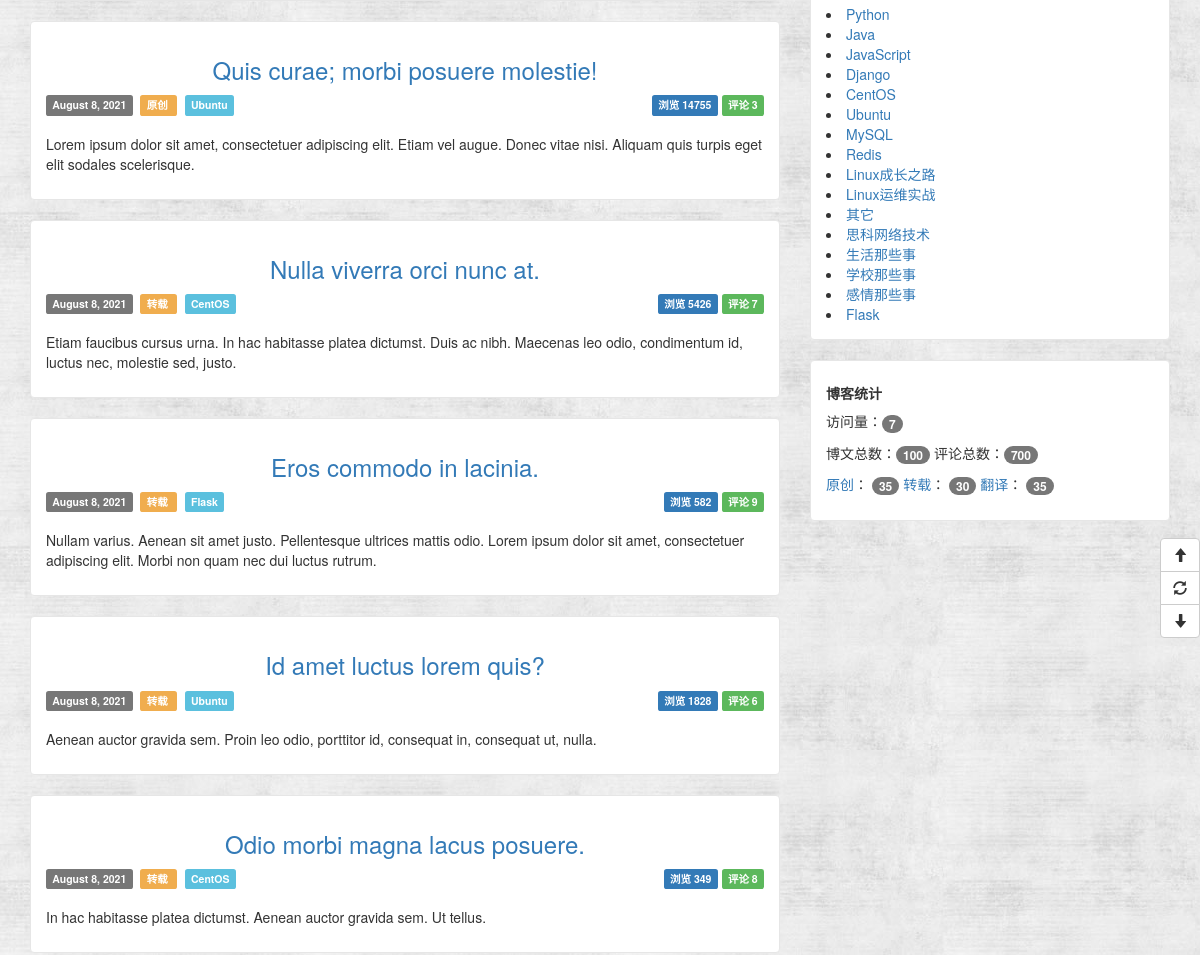
Before: / (middle part) with the older database file.
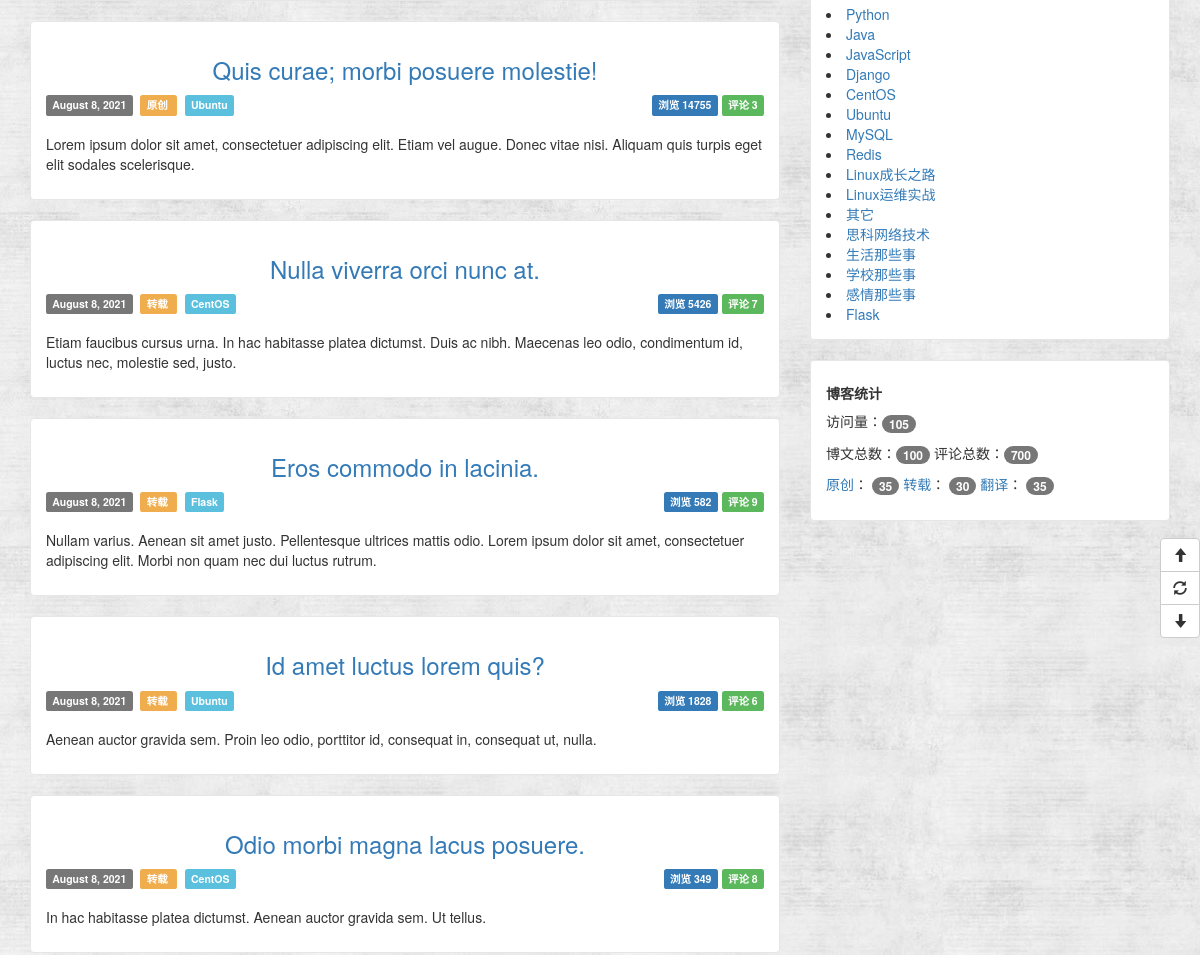
After: the same page with the newer database file.
### app/models.py (models this page shows, shortened)
class Article(db.Model):
    __tablename__ = 'articles'
    id = db.Column(db.Integer, primary_key=True)
    title = db.Column(db.String(64), unique=True)
    content = db.Column(db.Text)
    summary = db.Column(db.Text)
    create_time = db.Column(db.DateTime, index=True, default=datetime.utcnow)
    update_time = db.Column(db.DateTime, index=True, default=datetime.utcnow)
    num_of_view = db.Column(db.Integer, default=0)
    articleType_id = db.Column(db.Integer, db.ForeignKey('articleTypes.id'))
    source_id = db.Column(db.Integer, db.ForeignKey('sources.id'))
    comments = db.relationship('Comment', backref='article', lazy='dynamic')

class Source(db.Model):
    __tablename__ = 'sources'
    id = db.Column(db.Integer, primary_key=True)
    name = db.Column(db.String(64), unique=True)
    articles = db.relationship('Article', backref='source', lazy='dynamic')

class ArticleType(db.Model):
    __tablename__ = 'articleTypes'
    id = db.Column(db.Integer, primary_key=True)
    name = db.Column(db.String(64), unique=True)
    introduction = db.Column(db.Text, default=None)
    articles = db.relationship('Article', backref='articleType', lazy='dynamic')
    menu_id = db.Column(db.Integer, db.ForeignKey('menus.id'), default=None)
    setting_id = db.Column(db.Integer, db.ForeignKey('articleTypeSettings.id'))
    @property
    def is_hide(self):
        if self.setting:
            return self.setting.hide
        else:
            return False

class Plugin(db.Model):
    __tablename__ = 'plugins'
    id = db.Column(db.Integer, primary_key=True)
    title = db.Column(db.String(64), unique=True)
    note = db.Column(db.Text, default='')
    content = db.Column(db.Text, default='')
    order = db.Column(db.Integer, default=0)
    disabled = db.Column(db.Boolean, default=False)

class BlogView(db.Model):
    __tablename__ = 'blog_view'
    id = db.Column(db.Integer, primary_key=True)
    num_of_view = db.Column(db.BigInteger, default=0)
    @staticmethod
    def add_view(db):
        view = BlogView.query.first()
        view.num_of_view += 1
        db.session.add(view)
        db.session.commit()

### app/main/views.py (the view)
@main.route('/')
def index():
    BlogView.add_view(db)
    page = request.args.get('page', 1, type=int)
    pagination = Article.query.order_by(Article.create_time.desc()).paginate(
            page, per_page=current_app.config['ARTICLES_PER_PAGE'],
            error_out=False)
    articles = pagination.items
    return render_template('index.html', articles=articles,
                           pagination=pagination, endpoint='.index')

### app/templates/index.html (shortened to what this page needs)
{% extends 'base.html' %}
{% import "_macros.html" as macros %}
{% block content %}
    {% include "_article_entry.html" %}
{% endblock %}

### app/templates/base.html (shortened to what this page needs)
<!DOCTYPE html>
<html lang="en">
<head>
    {% block stylesheet %}
        <link href="{{ url_for('static', filename='css/bootstrap.css') }}" rel="stylesheet">
        <link href="{{ url_for('static', filename='css/common.css') }}" rel="stylesheet">
        <link href="{{ url_for('static', filename='css/calender.css') }}" rel="stylesheet">
    {% endblock %}
</head>
<body>
{% block Content %}
    <div class="content">
        <div class="container">
            <div class="row">
                <div class="col-md-8 article">
                    {% block content %}
                    {% endblock %}
                </div>
                <div class="col-md-4 blog_nav">
                    {% block blog_nav_plugin %}
                        {% for plugin in Plugin.query.order_by(Plugin.order.asc()).all() %}
                            {% if plugin.disabled != True %}
                                {% if plugin.content != 'system_plugin' %}
                                    <div id="{{ plugin.title }}" class="entry-box">
                                        <h5><strong>{{ plugin.title }}</strong></h5>
                                        {{ plugin.content | safe }}
                                    </div>
                                {% else %}
                                    <div class="entry-box">
                                        {% for article_type in ArticleType.query.all() %}
                                            {% if not article_type.menu %}
                                                {% if not article_type.is_hide %}
                                                <li>
                                                    <a href="{{ url_for('main.articleTypes', id=article_type.id) }}">
                                                        {{ article_type.name }}
                                                    </a>
                                                </li>
                                                {% endif %}
                                            {% endif %}
                                        {% endfor %}
                                    </div>
                                    <div class="entry-box">
                                        <h5><strong>博客统计</strong></h5>
                                        <p>访问量：<span class="badge">{{ BlogView.query.first().num_of_view }}</span></p>
                                        <p>
                                            博文总数：<span class="badge">{{ Article.query.count() }}</span>
                                            评论总数：<span class="badge">{{ Comment.query.count() }}</span>
                                        </p>
                                        <p>
                                            {% for source in Source.query.all() %}
                                                <a href="{{ url_for('main.article_sources', id=source.id) }}">{{ source.name }}</a>：
                                                <span class="badge">{{ source.articles.count() }}</span>
                                            {% endfor %}
                                        </p>
                                    </div>
                                {% endif %}
                            {% endif %}
                        {% endfor %}
                    {% endblock %}
                </div>
            </div>
        </div>
    </div>
{% endblock %}
<div class="btn-group-vertical floatButton">
    <button id="goTop" class="btn btn-default" title="去顶部" type="button">
        <span class="glyphicon glyphicon-arrow-up"></span>
    </button>
    <button id="refresh" class="btn btn-default" title="刷新" type="button">
        <span class="glyphicon glyphicon-refresh"></span>
    </button>
    <button id="goBottom" class="btn btn-default" title="去底部" type="button">
        <span class="glyphicon glyphicon-arrow-down"></span>
    </button>
</div>
</body>
</html>

### app/templates/_article_entry.html
{% for article in articles %}
    <div id='article-entry' class="entry-box">
    {% include '_article_info.html' %}
    </div>
{% endfor %}

### app/templates/_article_info.html
<div class="article-entry-header">
    <h3 class="article-entry-title">
        <a href="{{ url_for('.articleDetails', id=article.id) }}">{{ article.title }}</a>
    </h3>
</div>
<div class="article-entry-info">
    <div class="base-info">
        <span class="label label-default">{{ moment(article.create_time.date()).format('LL') }}</span>&nbsp;
        <span class="label label-warning">
            <a href="{{ url_for('main.article_sources', id=article.source.id) }}" target="_blank" style="color: white">
                {{ article.source.name }}
            </a>
        </span>&nbsp;
        <span class="label label-info">
            <a href="{{ url_for('main.articleTypes', id=article.articleType.id) }}" target="_blank" style="color: white">
                {{ article.articleType.name }}
            </a>
        </span>
    </div>
    <div class="main-info">
        <span class="label label-primary">浏览 {{ article.num_of_view }}</span>
        <span class="label label-success">评论 {{ article.comments.count() }}</span>
    </div>
</div>
<div class="article-entry-sum">
    <p>{{ article.summary }}</p>
</div>

### app/static/css/common.css (style rules this page uses)
body { background: url('../images/background.jpg'); }
.content { min-height: 800px; }
.article-entry-sum { margin-top: 5px; }
.entry-box { background: #fff; padding: 15px; margin-bottom: 20px; border: 1px solid #e6e6e6; border-radius: 4px; }
.article-entry-header { margin: 0; padding: 0; border: 0; font: inherit; vertical-align: baseline; }
.article-entry-title { text-align: center; margin-bottom: 10px; }
.article-entry-title a { text-decoration: none; }
.article-entry-info { height: 35px; }
.article-entry-info .base-info { float: left; }
.article-entry-info .main-info { float: right; }
.floatButton { position: fixed; top: 50%; right: 0; z-index: 9999999; }

Changed rows visible on the page:
changed BlogView: query.first "7" → "105"
